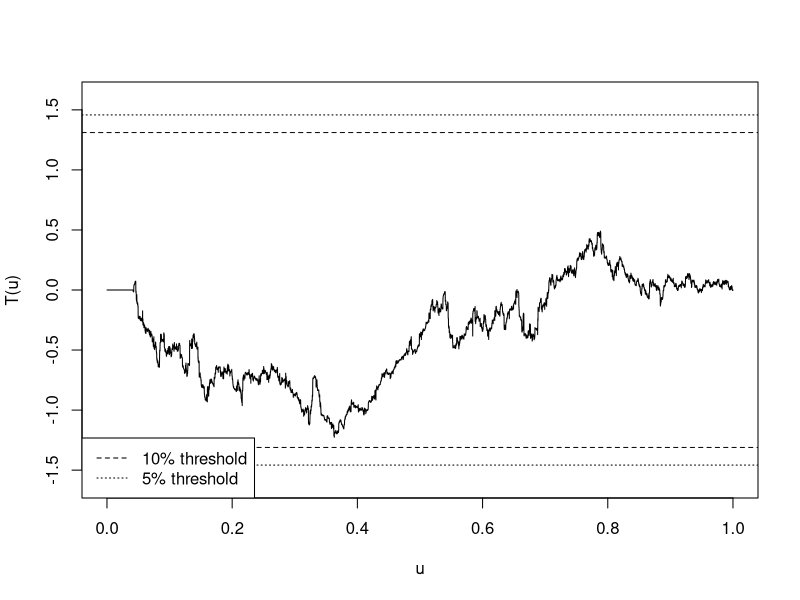

This chart was generated by the following R code:
library(numDeriv)
library(zoo)

solve.teta.autocorr <-function(X_window){
Zt =  X_window[,1]
Zth =  X_window[,2]

m1 = mean(Zt)

m2 = mean(Zth)

mu12 = mean(Zt*Zth)

var1 = var(Zt)

var2 = var(Zth)

rho = cov(Zt,Zth)/sqrt(var1*var2)

teta = c(m1,m2,mu12,var1,var2,rho)

return(teta)

}


get.teta.autocorr <-function(X,k){ # X = Zt,Zth
#check dim X = n*2

if(ncol(X)!=2) warning("The dimension of X shold be n*2")
  N = nrow(X)
  res <- matrix(0, nrow=N, ncol=6)
  for(t in k:N) {
    res[t, ] <- solve.teta.autocorr(X[(t-k+1):t,])
  }
  return(res)
  
}


Heq.autocorr <- function(X_window,teta){

#Xwindow = Zt,Zth
# if Xt is a matrix or vector with 2 columns, extract the columns, otherwise treat it as a vector of length 2
  vars <- tryCatch(
    expr = { list(Zt = X_window[, 1], Zth = X_window[, 2]) },
    error = function(e) { list(Zt = X_window[1], Zth = X_window[2]) }
  )

  Zt <- vars$Zt
  Zth <- vars$Zth
#extract the moments
m1 = teta[1]
m2 = teta[2]
mu12 = teta[3]
var1 = teta[4]
var2 = teta[5]
rho = teta[6]
#compute h_eq as in the paper
h1 = Zt-m1
h2 = Zth-m2
h3 = Zt*Zth-mu12
h4 = Zt^2-m1^2-var1
h5 = Zth^2-m2^2-var2
h6 = mu12 - m1*m2 - rho*sqrt(var1*var2)
res = cbind(h1,h2,h3,h4,h5,h6)
return(res)

}

#jacobian from numDeriv
DH.autocorr <- function(X_window,teta){
mean_H <- function(th) colMeans(Heq.autocorr(X_window, th))
  return(jacobian(mean_H, teta, method="simple"))
}

int.par.autocorr <- function(x, teta, lag=1, cutoff=1, k){
#check cutoff > k+lag
if(cutoff<k+lag) cutoff = k + lag 
#x = Zt,Zth
N = nrow(teta)
P= ncol(teta)
Lin.teta = matrix(0, nrow=N, ncol=P)

for(t in (cutoff:N)){
            teta_t_lag  = teta[t-lag,]
            ws = max(1, t - lag - k + 1)
            X_window = x[ws:(t - lag),]
            DH = DH.autocorr(X_window, teta_t_lag)
            DH_inv <- solve(DH)
            H_val <- Heq.autocorr(x[t,], teta_t_lag)
            Lin.teta[t, ] <- teta_t_lag - as.vector(DH_inv %*% t(H_val))
  }
  teta.autocorr = Lin.teta[,P]
return(cumsum(teta.autocorr)/length(teta.autocorr))

}

var.est.autocorr <- function(x, teta, block = 1, lag = 1, cutoff = 1, k){

  # This function estimates the integrated variance Q_n(u) from Theorem 3.2.
  # It has been corrected to follow the mathematical formula and the logic
  # of the reference `var.est` function.

  
  N <- nrow(teta)
  P <- ncol(teta)
  
  # Ensure cutoff is large enough to accommodate lags, blocks, and bandwidth
  min_cutoff <- k + lag + block
  if(cutoff < min_cutoff) {
    warning(paste("Cutoff is too small for the given k, lag, and block size. Setting cutoff to", min_cutoff))
    cutoff <- min_cutoff
  }

  q_sq <- matrix(0, nrow = N, ncol = P) # To store the squared values

  # --- Main Loop ---
  for(t in (cutoff:N)){
    # 1. Parameter estimate from the past to ensure (near) independence
    param_idx <- t - lag - block
    teta_t_lag  <- teta[param_idx, ]
    ws <- max(1, param_idx - k + 1)
    X_window <- x[ws:param_idx, ]  
    DH <- DH.autocorr(X_window, teta_t_lag)
    DH_inv <- solve(DH)
    H_val_block <- Heq.autocorr(x[(t - block + 1):t, ], teta_t_lag)
    q_par <- -DH_inv %*% colSums(H_val_block) # Result is a 6x1 vector
    q_sq[t, ] <- as.vector(q_par^2)
  }
  
  # 6. Calculate the integrated variance estimate Q_n(u)
  q_scaled <- q_sq / block
  Q.est_matrix <- apply(q_scaled, 2, cumsum) / N
  
  # Return the variance process for the parameter of interest (autocorrelation)
  return(Q.est_matrix[, P])

  }


CUSUM.autocorr <- function(x, teta = NULL, lag = 1, block = 1, cutoff = 1, k, MC = 1000,plotting = FALSE){

check.cutoff <- k+lag+block
if(cutoff<check.cutoff) cutoff = check.cutoff

# If teta is not provided, calculate it.
if(is.null(teta)) teta = get.teta.autocorr(x,k)

# N and P must be calculated *after* teta is guaranteed to exist.
N = nrow(teta)
P = ncol(teta)
Mn = int.par.autocorr(x, teta, lag=lag, cutoff=cutoff, k=k)
Qn = var.est.autocorr(x, teta, block = block, lag = lag, cutoff = cutoff, k = k)

qn = diff(c(0,Qn))
Tu = sqrt(N) * (Mn[(cutoff+1):N] - (1:(N-cutoff))/(N-cutoff) * Mn[length(Mn)])
Tu = c(rep(0, cutoff), Tu)
Z = max(abs(Tu))

Z.mc = rep(0, MC)
for(i in 1:MC){
    BM = cumsum(rnorm(N)*sqrt(qn))
    Z.mc[i] = max(abs( BM[(cutoff+1):N]-BM[cutoff] - (1:(N-cutoff))/(N-cutoff)*BM[N]))
  }
  q10 = quantile(Z.mc, 0.9)
  q5  = quantile(Z.mc, 0.95)
  if(plotting){
    plot((1:N)/N, Tu, xlab="u", ylab="T(u)", type="l", ylim = c(-max(q5, Z)*1.1, max(q5,Z)*1.1))
    abline(h=q10,  lty=2)
    abline(h=-q10, lty=2)
    abline(h=q5,   lty=3)
    abline(h=-q5,  lty=3)
    legend("bottomleft", c("10% threshold", "5% threshold"), lty=c(2,3))
  }
  
p = mean(Z.mc > Z)
return(p)
}



###############
#Example of usage
###############
set.seed(123)
rSymgamma = function(n, alpha){#sample from symmetrized gamma distribution
  r = rgamma(n, rate=1, shape=alpha)*(2*rbinom(n,1,0.5)-1)/sqrt(alpha+alpha^2) #standardized to unit variance
  r
}

rAR1 = function(n, a, sigma, alpha){#sample from tvAR(1)-process
  X = rep(0,n)
  X[1]=rSymgamma(1, alpha(0))/sqrt(1-a(0)^2)*sigma(0)
  for(t in 2:n){
    X[t] = a(t/n)*X[t-1] + sigma(t/n)*rSymgamma(1, alpha(t/n))
  }
  X
}

sigma = function(u) abs(sin(u*2*pi)^2)+0.5
alpha = Vectorize(function(u) 1+1*(u>0.7))

a = function(u) 0.2
n = 10000
k = floor(n^0.65)
X = rAR1(n, a, sigma, alpha)
h =1
lag = floor(log(n))



X.autocorr = cbind(  X[(h+1):length(X)], X[1:(length(X)-h)])

teta = get.teta.autocorr(X.autocorr,k)

#heq = Heq.autocorr(X.autocorr,teta[500,])
int.autocorr.antonio = int.par.autocorr(X.autocorr, teta, lag=lag, cutoff=k+lag, k)
# try estimating the variance process Q_n(u)
var.autocorr.antonio = var.est.autocorr(X.autocorr, teta, block = 10, lag = lag, cutoff = k + lag + 10, k = k)
#try the CUSUM test
p_value.antonio = CUSUM.autocorr(X.autocorr, teta = teta, lag = lag, block = 10, cutoff = k + lag + 10, k = k, MC = 1000, plotting = TRUE)
